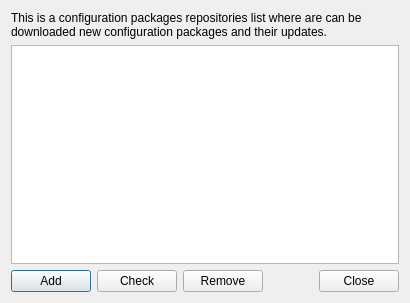
<?xml version="1.0" encoding="UTF-8"?>
<ui version="4.0">
 <class>ConfPacksRepos</class>
 <widget class="QDialog" name="ConfPacksRepos">
  <property name="geometry">
   <rect>
    <x>0</x>
    <y>0</y>
    <width>410</width>
    <height>303</height>
   </rect>
  </property>
  <property name="minimumSize">
   <size>
    <width>410</width>
    <height>303</height>
   </size>
  </property>
  <property name="windowTitle">
   <string>Dialog</string>
  </property>
  <layout class="QGridLayout" name="gridLayout">
   <item row="2" column="0">
    <widget class="QPushButton" name="add">
     <property name="toolTip">
      <string>Add new configuration package reposirory URL</string>
     </property>
     <property name="text">
      <string>Add</string>
     </property>
    </widget>
   </item>
   <item row="2" column="2">
    <widget class="QPushButton" name="remove">
     <property name="toolTip">
      <string>&lt;html&gt;&lt;head/&gt;&lt;body&gt;&lt;p&gt;Remove selected repository from list&lt;/p&gt;&lt;/body&gt;&lt;/html&gt;</string>
     </property>
     <property name="text">
      <string>Remove</string>
     </property>
    </widget>
   </item>
   <item row="0" column="0" colspan="6">
    <widget class="QLabel" name="label">
     <property name="text">
      <string>This is a configuration packages repositories list where are can be downloaded new configuration packages and their updates.</string>
     </property>
     <property name="alignment">
      <set>Qt::AlignLeading|Qt::AlignLeft|Qt::AlignTop</set>
     </property>
     <property name="wordWrap">
      <bool>true</bool>
     </property>
    </widget>
   </item>
   <item row="1" column="0" colspan="6">
    <widget class="QListWidget" name="repoList">
     <property name="sortingEnabled">
      <bool>true</bool>
     </property>
    </widget>
   </item>
   <item row="2" column="5">
    <widget class="QPushButton" name="close">
     <property name="text">
      <string>Close</string>
     </property>
    </widget>
   </item>
   <item row="2" column="1">
    <widget class="QPushButton" name="checkRepo">
     <property name="toolTip">
      <string>&lt;html&gt;&lt;head/&gt;&lt;body&gt;&lt;p&gt;Check availability or validy of selected repository&lt;/p&gt;&lt;/body&gt;&lt;/html&gt;</string>
     </property>
     <property name="text">
      <string>Check</string>
     </property>
    </widget>
   </item>
   <item row="2" column="3" colspan="2">
    <spacer name="horizontalSpacer">
     <property name="orientation">
      <enum>Qt::Horizontal</enum>
     </property>
     <property name="sizeHint" stdset="0">
      <size>
       <width>65</width>
       <height>20</height>
      </size>
     </property>
    </spacer>
   </item>
  </layout>
 </widget>
 <resources/>
 <connections>
  <connection>
   <sender>close</sender>
   <signal>clicked()</signal>
   <receiver>ConfPacksRepos</receiver>
   <slot>close()</slot>
   <hints>
    <hint type="sourcelabel">
     <x>380</x>
     <y>283</y>
    </hint>
    <hint type="destinationlabel">
     <x>294</x>
     <y>279</y>
    </hint>
   </hints>
  </connection>
 </connections>
</ui>
